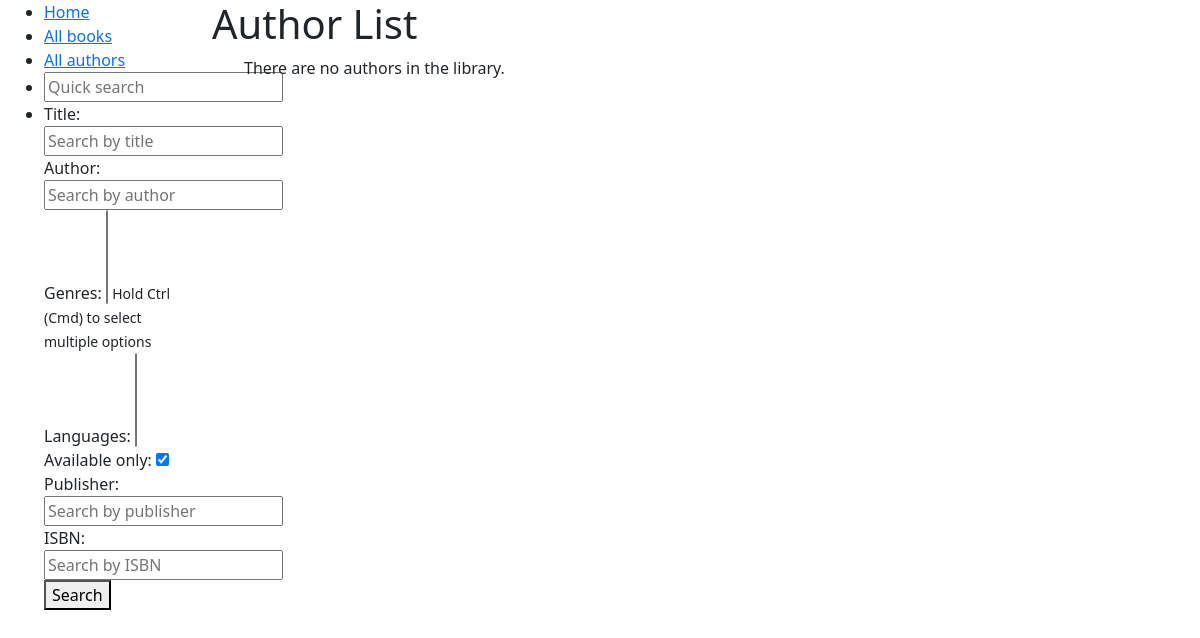
Page /catalog/authors/ on the earlier database version.
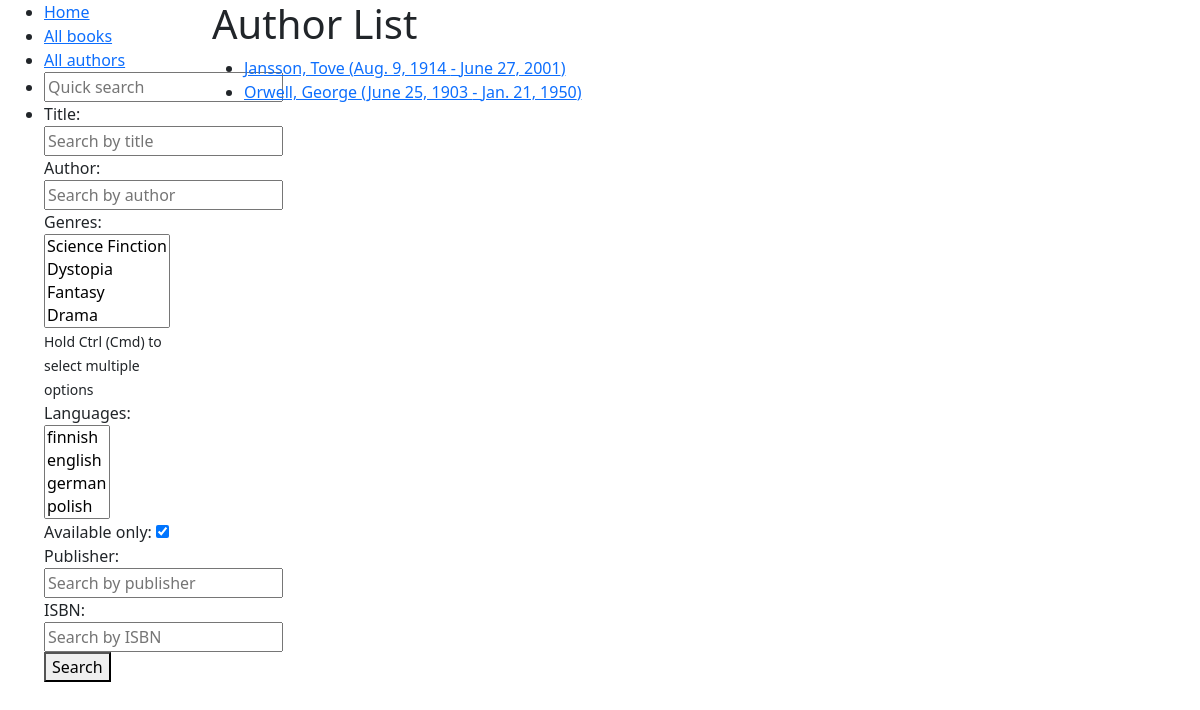
Same page on the later database version.
### catalog/models.py (models this page shows)
class Author(models.Model):
    first_name = models.CharField(max_length=50)
    last_name = models.CharField(max_length=50)
    date_of_birth = models.DateField(blank=True, null=True)
    date_of_death = models.DateField(blank=True, null=True)
    def __str__(self):
        return f"{self.last_name}, {self.first_name}"
    def get_absolute_url(self):
        return reverse("author-detail", args=[str(self.id)])
    class Meta:
        ordering = ["last_name", "first_name"]

### catalog/views.py (the view)
# urls.py: path("authors/", views.AuthorListView.as_view(), name="authors"),
class AuthorListView(ListView):
    model = Author
    paginate_by = 10

### catalog/templates/catalog/author_list.html
{% extends "catalog/layout.html" %}
{% block content %}
<h1>Author List</h1>
<ul>
    {% for author in author_list %}
    <li>
        <a href="{{ author.get_absolute_url }}">{{ author }} ({{author.date_of_birth}} - {% if author.date_of_death %}{{author.date_of_death}}{% endif %})</a>
    </li>
    {% empty %}
        <p>There are no authors in the library.</p>
    {% endfor %}
</ul>
{% endblock content %}

### catalog/templates/catalog/layout.html (shortened to what this page needs)
<!DOCTYPE html>
<html lang="en">
<head>
    <link href="https://cdn.jsdelivr.net/npm/bootstrap@5.3.3/dist/css/bootstrap.min.css"
      rel="stylesheet"
>
</head>
<body>
    <div class="container-fluid">
        <div class="row">
            <div class="col-sm-2">
                {% block sidebar %}
                    <ul class="sidebar-nav">
                        <li><a href="{% url 'index' %}">Home</a></li>
                        <li><a href="{% url 'books' %}">All books</a></li>
                        <li><a href="{% url 'authors' %}">All authors</a></li>
                        <li>
                            <form action="{% url 'search' %}">
                                <input type="text" name="q" placeholder="Quick search">
                            </form>
                        </li>
                        <li>
                            <form action="{% url 'advanced-search' %}">
                                <div>
                                    <label for="title">Title:</label>
                                    <input type="text" id="title" name="title" placeholder="Search by title">
                                </div>
                                <div>
                                    <label for="author">Author:</label>
                                    <input type="text" id="author" name="author" placeholder="Search by author">
                                </div>
                                <div>
                                    <label for="genres">Genres:</label>
                                    <select id="genres" name="genres" multiple>
                                        {% for genre in request.sidebar_data.genres %}
                                            <option value="{{ genre.id }}" {% if genre.id in query.genres %}selected{% endif %}>{{ genre.name }}</option>
                                        {% endfor %}
                                    </select>
                                    <small>Hold Ctrl (Cmd) to select multiple options</small>
                                </div>
                                <div>
                                    <label for="languages">Languages:</label>
                                    <select id="languages" name="languages" multiple>
                                        {% for language in request.sidebar_data.languages %}
                                            <option value="{{ language.id }}" {% if language.id in query.languages %}selected{% endif %}>{{ language.name }}</option>
                                        {% endfor %}
                                    </select>
                                </div>
                                <div>
                                    <label for="status">Available only:</label>
                                    <input type="checkbox" id="status" name="status" checked>
                                </div>
                                <div>
                                    <label for="imprint">Publisher:</label>
                                    <input type="text" id="imprint" name="imprint" placeholder="Search by publisher">
                                </div>
                                <div>
                                    <label for="isbn">ISBN:</label>
                                    <input type="text" id="isbn" name="isbn" placeholder="Search by ISBN" maxlength="13" pattern="\d{10}|\d{13}">
                                </div>
                                <button type="submit">Search</button>
                            </form>
                        </li>
                    </ul>
                {% endblock sidebar %}
            </div>
            <div class="col-sm-10">
                {% block content %}{% endblock content %}
            </div>
        </div>
    </div>
</body>
</html>

Differences in the rows shown:
added Author: last_name+first_name "Jansson, Tove", date_of_birth "Aug. 9, 1914", date_of_death "June 27, 2001"
added Author: last_name+first_name "Orwell, George", date_of_birth "June 25, 1903", date_of_death "Jan. 21, 1950"
Other differences:
form field genres: (not shown) → "Science Finction / Dystopia / Fantasy / Drama"
form field languages: (not shown) → "finnish / english / german / polish"
text no longer shown: "There are no authors in the library."
